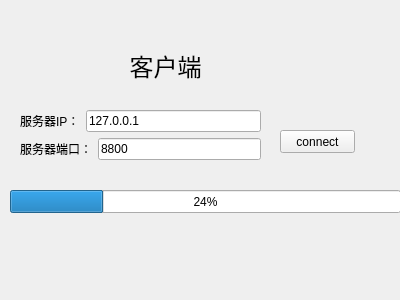
<?xml version="1.0" encoding="UTF-8"?>
<ui version="4.0">
 <class>tcpClientWidget</class>
 <widget class="QWidget" name="tcpClientWidget">
  <property name="geometry">
   <rect>
    <x>0</x>
    <y>0</y>
    <width>400</width>
    <height>300</height>
   </rect>
  </property>
  <property name="windowTitle">
   <string>Form</string>
  </property>
  <widget class="QPushButton" name="pushButton">
   <property name="geometry">
    <rect>
     <x>280</x>
     <y>130</y>
     <width>75</width>
     <height>23</height>
    </rect>
   </property>
   <property name="text">
    <string>connect</string>
   </property>
  </widget>
  <widget class="QLabel" name="label_3">
   <property name="geometry">
    <rect>
     <x>130</x>
     <y>50</y>
     <width>71</width>
     <height>31</height>
    </rect>
   </property>
   <property name="font">
    <font>
     <family>楷体</family>
     <pointsize>18</pointsize>
    </font>
   </property>
   <property name="text">
    <string>客户端</string>
   </property>
   <property name="alignment">
    <set>Qt::AlignCenter</set>
   </property>
  </widget>
  <widget class="QProgressBar" name="progressBar">
   <property name="geometry">
    <rect>
     <x>10</x>
     <y>190</y>
     <width>391</width>
     <height>23</height>
    </rect>
   </property>
   <property name="value">
    <number>24</number>
   </property>
  </widget>
  <widget class="QWidget" name="">
   <property name="geometry">
    <rect>
     <x>20</x>
     <y>110</y>
     <width>241</width>
     <height>52</height>
    </rect>
   </property>
   <layout class="QVBoxLayout" name="verticalLayout">
    <item>
     <layout class="QHBoxLayout" name="horizontalLayout">
      <item>
       <widget class="QLabel" name="label">
        <property name="text">
         <string>服务器IP：</string>
        </property>
       </widget>
      </item>
      <item>
       <widget class="QLineEdit" name="lineEditIP">
        <property name="text">
         <string>127.0.0.1</string>
        </property>
       </widget>
      </item>
     </layout>
    </item>
    <item>
     <layout class="QHBoxLayout" name="horizontalLayout_2">
      <item>
       <widget class="QLabel" name="label_2">
        <property name="text">
         <string>服务器端口：</string>
        </property>
       </widget>
      </item>
      <item>
       <widget class="QLineEdit" name="lineEditPort">
        <property name="text">
         <string>8800</string>
        </property>
       </widget>
      </item>
     </layout>
    </item>
   </layout>
  </widget>
 </widget>
 <resources/>
 <connections/>
</ui>
